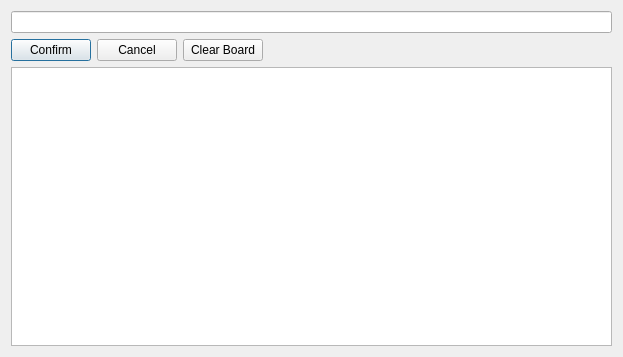
<?xml version="1.0" encoding="UTF-8"?>
<ui version="4.0">
 <class>boardselector</class>
 <widget class="QDialog" name="boardselector">
  <property name="geometry">
   <rect>
    <x>0</x>
    <y>0</y>
    <width>623</width>
    <height>357</height>
   </rect>
  </property>
  <property name="windowTitle">
   <string>Dialog</string>
  </property>
  <layout class="QVBoxLayout" name="verticalLayout" stretch="0,0,5">
   <item>
    <layout class="QHBoxLayout" name="horizontalLayout">
     <item>
      <widget class="QLineEdit" name="boardEdit"/>
     </item>
    </layout>
   </item>
   <item>
    <layout class="QHBoxLayout" name="horizontalLayout_2">
     <item>
      <widget class="QPushButton" name="confirmButton">
       <property name="text">
        <string>Confirm</string>
       </property>
      </widget>
     </item>
     <item>
      <widget class="QPushButton" name="cancelButton">
       <property name="text">
        <string>Cancel</string>
       </property>
      </widget>
     </item>
     <item>
      <widget class="QPushButton" name="clearBoardButton">
       <property name="text">
        <string>Clear Board</string>
       </property>
      </widget>
     </item>
     <item>
      <spacer name="horizontalSpacer">
       <property name="orientation">
        <enum>Qt::Horizontal</enum>
       </property>
       <property name="sizeHint" stdset="0">
        <size>
         <width>40</width>
         <height>20</height>
        </size>
       </property>
      </spacer>
     </item>
    </layout>
   </item>
   <item>
    <layout class="QHBoxLayout" name="horizontalLayout_3">
     <item>
      <widget class="HtmlTableView" name="boardSelectorTable">
       <property name="showGrid">
        <bool>false</bool>
       </property>
       <attribute name="horizontalHeaderVisible">
        <bool>false</bool>
       </attribute>
       <attribute name="verticalHeaderVisible">
        <bool>false</bool>
       </attribute>
      </widget>
     </item>
    </layout>
   </item>
  </layout>
 </widget>
 <customwidgets>
  <customwidget>
   <class>HtmlTableView</class>
   <extends>QTableView</extends>
   <header>include/gui/htmltableview.h</header>
  </customwidget>
 </customwidgets>
 <resources/>
 <connections/>
</ui>
